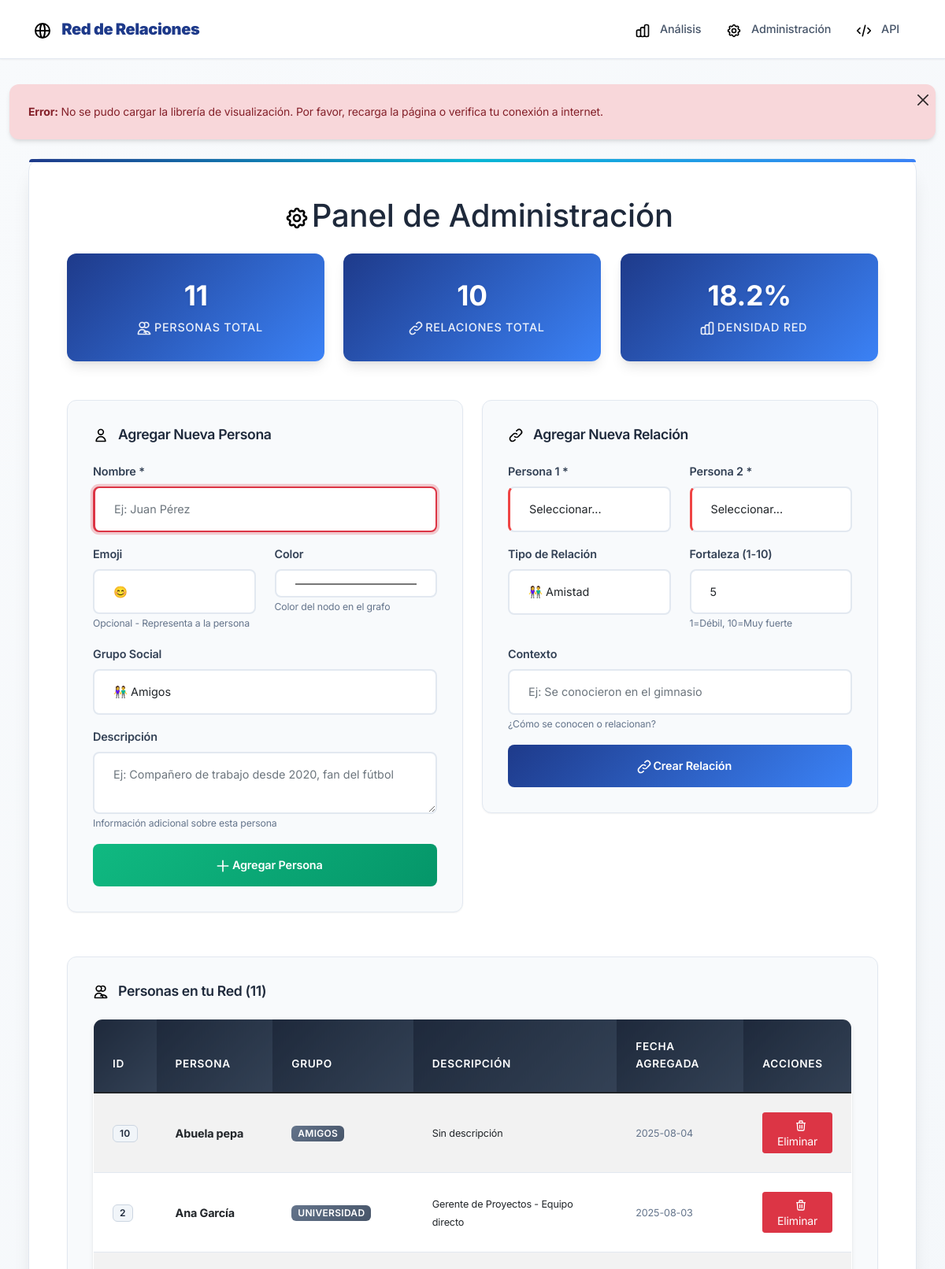
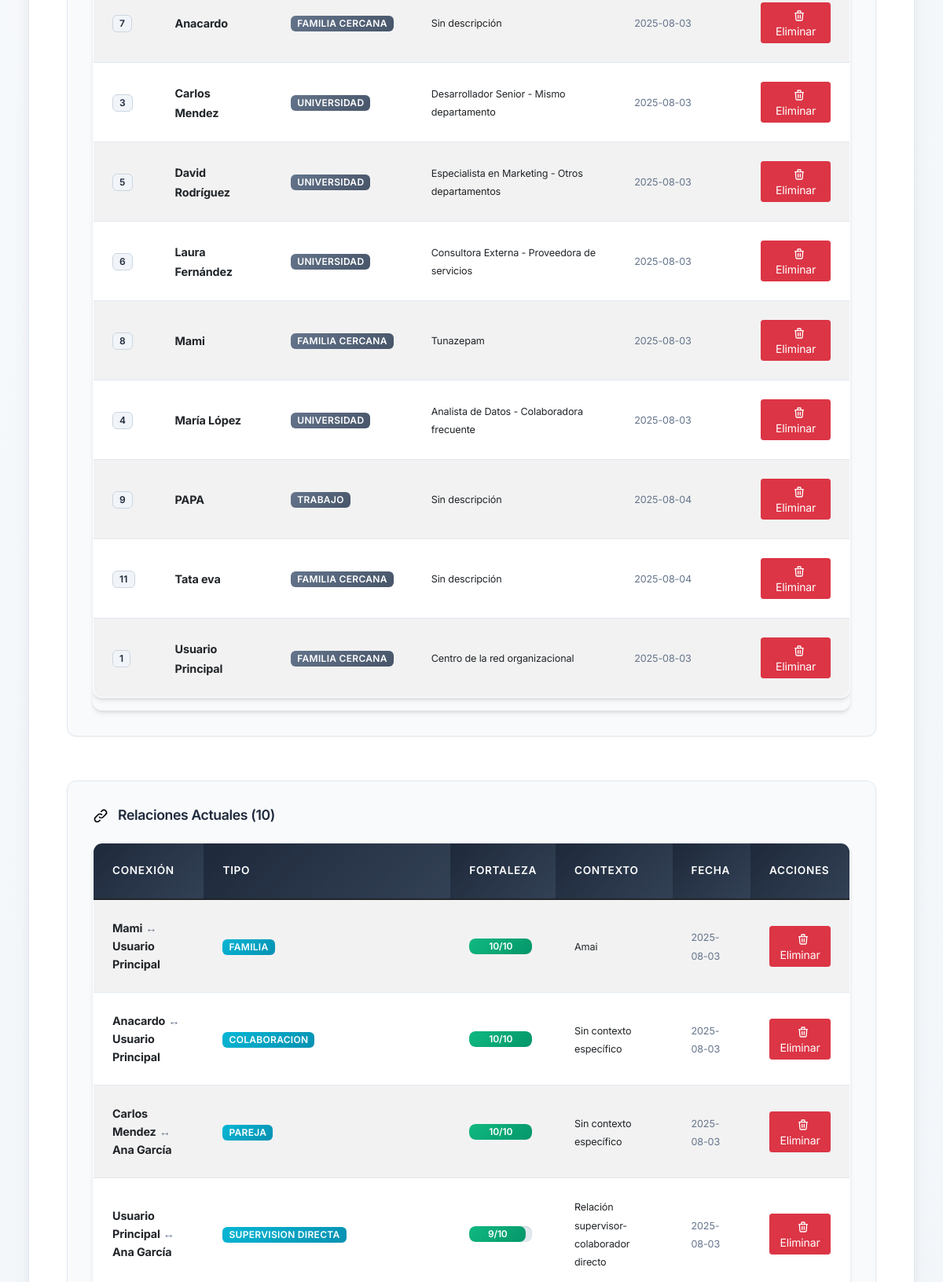
/admin (upper part), run on an earlier commit of the app's database (2 pictures, top to bottom).
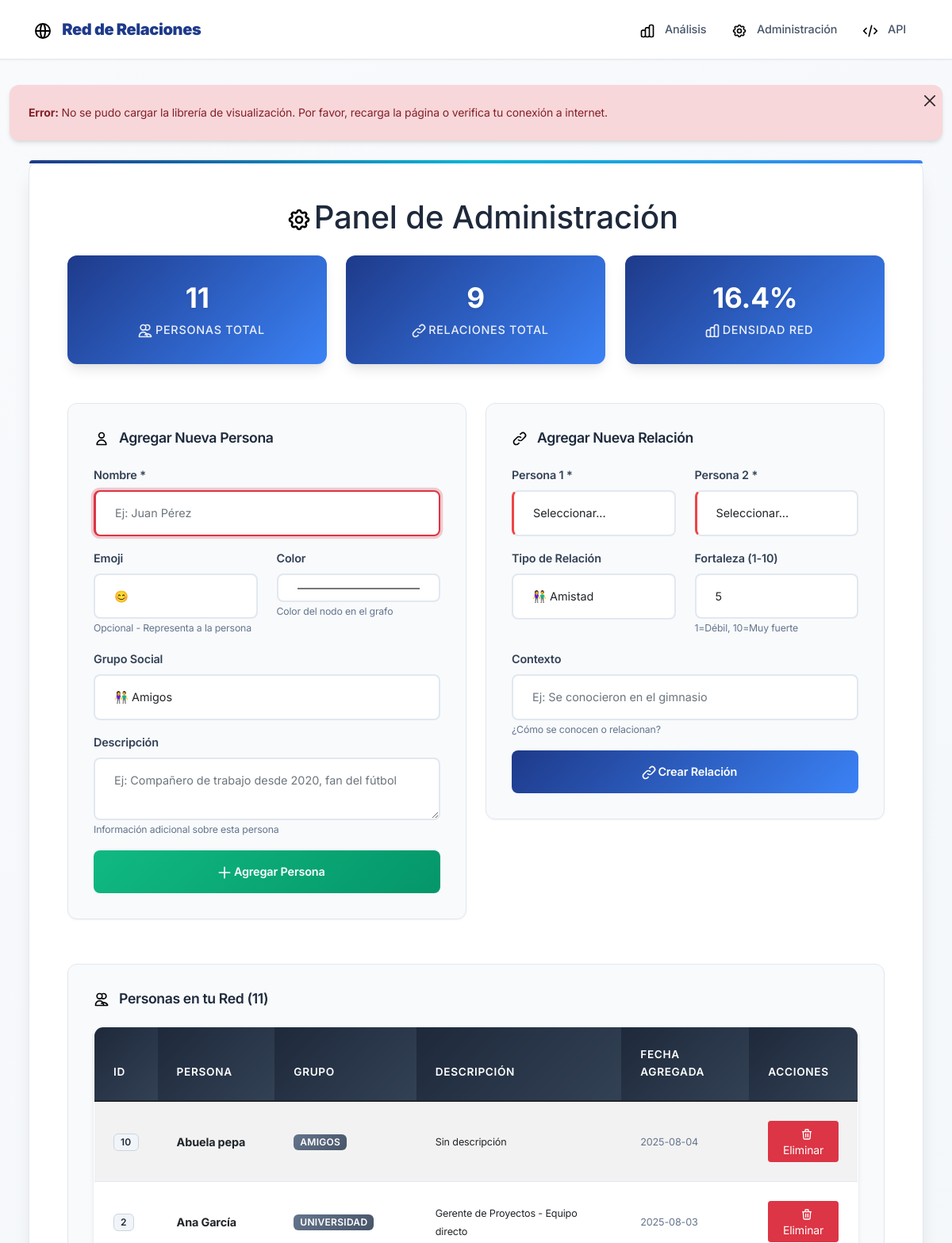
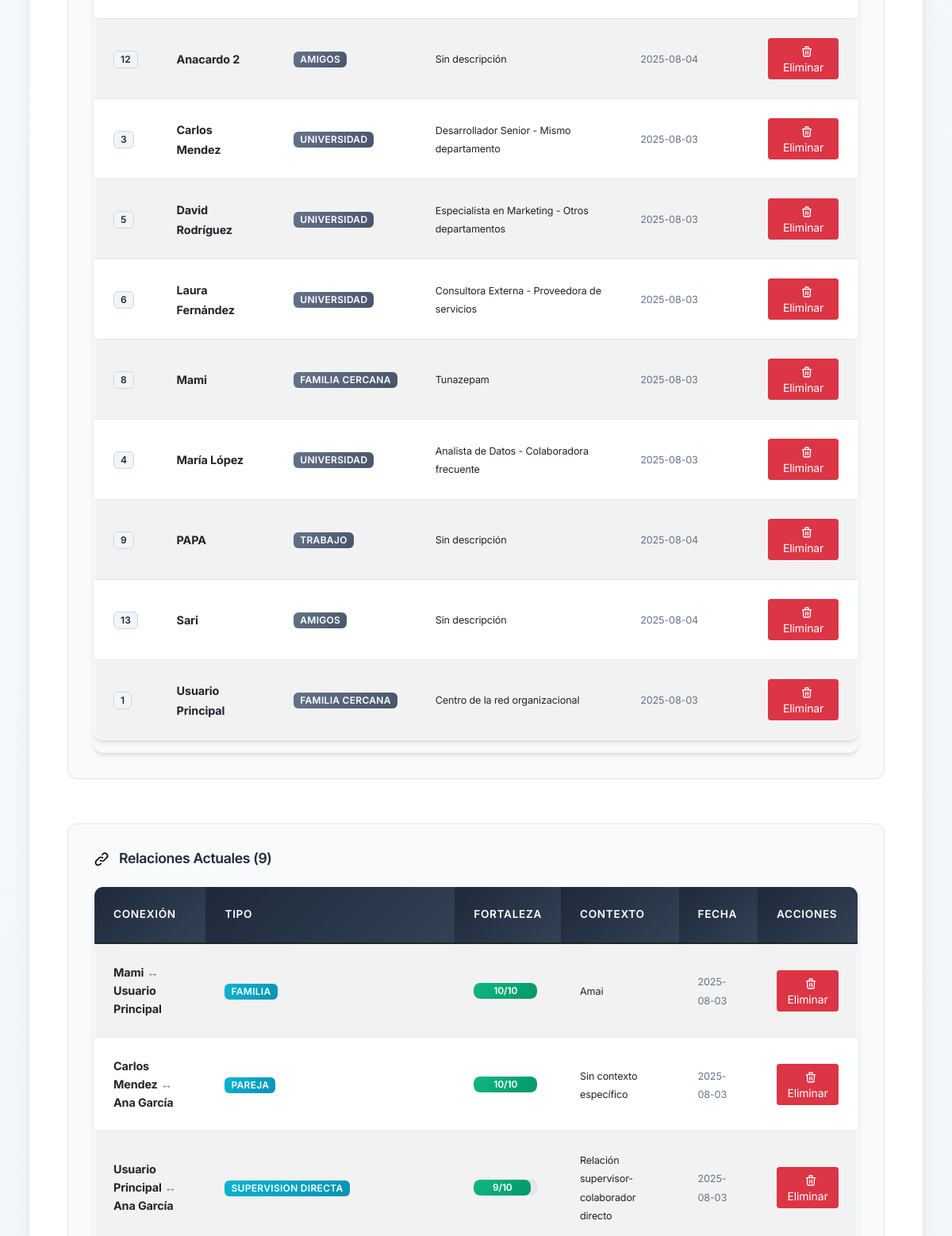
And on a later commit of the database (2 pictures, top to bottom).
### tables this page shows
CREATE TABLE personas (
            id INTEGER PRIMARY KEY AUTOINCREMENT,
            nombre TEXT NOT NULL UNIQUE,
            icono TEXT DEFAULT 'user',
            grupo TEXT DEFAULT 'contactos',
            color TEXT DEFAULT '#3b82f6',
            descripcion TEXT,
            fecha_creacion TIMESTAMP DEFAULT CURRENT_TIMESTAMP
        );

CREATE TABLE relaciones (
            id INTEGER PRIMARY KEY AUTOINCREMENT,
            persona1_id INTEGER,
            persona2_id INTEGER,
            tipo TEXT DEFAULT 'profesional',
            fortaleza INTEGER DEFAULT 5,
            contexto TEXT,
            fecha_creacion TIMESTAMP DEFAULT CURRENT_TIMESTAMP,
            FOREIGN KEY (persona1_id) REFERENCES personas (id),
            FOREIGN KEY (persona2_id) REFERENCES personas (id),
            UNIQUE(persona1_id, persona2_id)
        );

### mi_red_social/app.py (the view)
@app.route('/admin')
def admin():
    conn = get_db_connection()
    personas = conn.execute('SELECT * FROM personas ORDER BY nombre').fetchall()
    relaciones = conn.execute('''
        SELECT r.*, p1.nombre as persona1_nombre, p2.nombre as persona2_nombre
        FROM relaciones r
        JOIN personas p1 ON r.persona1_id = p1.id
        JOIN personas p2 ON r.persona2_id = p2.id
        ORDER BY r.fecha_creacion DESC
    ''').fetchall()
    conn.close()
    return render_template('admin.html', personas=personas, relaciones=relaciones)

### mi_red_social/app.py (called while the page is built)
def get_db_connection():
    conn = sqlite3.connect(DATABASE)
    conn.row_factory = sqlite3.Row
    return conn

### mi_red_social/templates/admin.html (shortened to what this page needs)
{% extends "base.html" %}
{% block content %}
<div class="main-container">
    <h1 class="text-center mb-4">
        <i class="icon icon-settings icon-xl"></i>
        Panel de Administración
    </h1>
    <div class="row mb-4">
        <div class="col-md-4">
            <div class="stats-card">
                <h3>{{ personas|length }}</h3>
                <p class="mb-0">
                    <i class="icon icon-users icon-white"></i>
                    Personas Total
                </p>
            </div>
        </div>
        <div class="col-md-4">
            <div class="stats-card">
                <h3>{{ relaciones|length }}</h3>
                <p class="mb-0">
                    <i class="icon icon-connections icon-white"></i>
                    Relaciones Total
                </p>
            </div>
        </div>
        <div class="col-md-4">
            <div class="stats-card">
                <h3>{{ ((relaciones|length / ((personas|length * (personas|length - 1)) / 2)) * 100)|round(1) if personas|length > 1 else 0 }}%</h3>
                <p class="mb-0">
                    <i class="icon icon-chart icon-white"></i>
                    Densidad Red
                </p>
            </div>
        </div>
    </div>
    <div class="row">
        <div class="col-md-6">
            <div class="admin-panel">
                <h4>
                    <i class="icon icon-user"></i>
                    Agregar Nueva Persona
                </h4>
                <form method="POST" action="{{ url_for('agregar_persona') }}">
                    <div class="mb-3">
                        <label class="form-label">Nombre *</label>
                        <input type="text" class="form-control" name="nombre" required placeholder="Ej: Juan Pérez">
                    </div>
                    <div class="row">
                        <div class="col-md-6">
                            <label class="form-label">Emoji</label>
                            <input type="text" class="form-control" name="emoji" placeholder="😊" maxlength="2">
                            <small class="text-muted">Opcional - Representa a la persona</small>
                        </div>
                        <div class="col-md-6">
                            <label class="form-label">Color</label>
                            <input type="color" class="form-control" name="color" value="#4ecdc4">
                            <small class="text-muted">Color del nodo en el grafo</small>
                        </div>
                    </div>
                    <div class="mb-3 mt-3">
                        <label class="form-label">Grupo Social</label>
                        <select class="form-control" name="grupo">
                            <option value="amigos">👫 Amigos</option>
                        </select>
                    </div>
                    <div class="mb-3">
                        <label class="form-label">Descripción</label>
                        <textarea class="form-control" name="descripcion" rows="2" placeholder="Ej: Compañero de trabajo desde 2020, fan del fútbol"></textarea>
                        <small class="text-muted">Información adicional sobre esta persona</small>
                    </div>
                    <button type="submit" class="btn btn-success btn-custom w-100">
                        <i class="icon icon-plus icon-white"></i>
                        Agregar Persona
                    </button>
                </form>
            </div>
        </div>
        <div class="col-md-6">
            <div class="admin-panel">
                <h4>
                    <i class="icon icon-link"></i>
                    Agregar Nueva Relación
                </h4>
                <form method="POST" action="{{ url_for('agregar_relacion') }}">
                    <div class="row">
                        <div class="col-md-6">
                            <label class="form-label">Persona 1 *</label>
                            <select class="form-control" name="persona1_id" required>
                                <option value="">Seleccionar...</option>
                            </select>
                        </div>
                        <div class="col-md-6">
                            <label class="form-label">Persona 2 *</label>
                            <select class="form-control" name="persona2_id" required>
                                <option value="">Seleccionar...</option>
                            </select>
                        </div>
                    </div>
                    <div class="row mt-3">
                        <div class="col-md-6">
                            <label class="form-label">Tipo de Relación</label>
                            <select class="form-control" name="tipo">
                                <option value="amistad">👫 Amistad</option>
                            </select>
                        </div>
                        <div class="col-md-6">
                            <label class="form-label">Fortaleza (1-10)</label>
                            <input type="number" class="form-control" name="fortaleza" min="1" max="10" value="5">
                            <small class="text-muted">1=Débil, 10=Muy fuerte</small>
                        </div>
                    </div>
                    <div class="mb-3 mt-3">
                        <label class="form-label">Contexto</label>
                        <input type="text" class="form-control" name="contexto" placeholder="Ej: Se conocieron en el gimnasio">
                        <small class="text-muted">¿Cómo se conocen o relacionan?</small>
                    </div>
                    <button type="submit" class="btn btn-primary btn-custom w-100">
                        <i class="icon icon-link icon-white"></i>
                        Crear Relación
                    </button>
                </form>
            </div>
        </div>
    </div>
    <div class="row mt-4">
        <div class="col-12">
            <div class="admin-panel">
                <h4>
                    <i class="icon icon-users"></i>
                    Personas en tu Red ({{ personas|length }})
                </h4>
                <div class="table-responsive">
                    <table class="table table-striped table-hover">
                        <thead class="table-dark">
                            <tr>
                                <th>ID</th>
                                <th>Persona</th>
                                <th>Grupo</th>
                                <th>Descripción</th>
                                <th>Fecha Agregada</th>
                                <th>Acciones</th>
                            </tr>
                        </thead>
                        <tbody>
                            {% for persona in personas %}
                            <tr>
                                <td><span class="badge bg-light text-dark">{{ persona.id }}</span></td>
                                <td>
                                    <strong>{{ persona.nombre }}</strong>
                                </td>
                                <td>
                                    <span class="badge bg-secondary">{{ persona.grupo.replace('_', ' ').title() }}</span>
                                </td>
                                <td>
                                    <small>{{ persona.descripcion or 'Sin descripción' }}</small>
                                </td>
                                <td>
                                    <small class="text-muted">{{ persona.fecha_creacion[:10] if persona.fecha_creacion else 'N/A' }}</small>
                                </td>
                                <td>
                                    {% if persona.nombre != 'Tú' %}
                                    <a href="{{ url_for('eliminar_persona', persona_id=persona.id) }}"
                                       class="btn btn-sm btn-danger"
                                       onclick="return confirm('¿Estás seguro de eliminar a {{ persona.nombre }}? Se eliminarán también todas sus relaciones.')">
                                       <i class="icon icon-trash icon-white icon-sm"></i>
                                       Eliminar
                                    </a>
                                    {% else %}
                                    <span class="badge bg-warning text-dark">
                                        <i class="icon icon-crown icon-sm"></i>
                                        Centro de la Red
                                    </span>
                                    {% endif %}
                                </td>
                            </tr>
                            {% endfor %}
                        </tbody>
                    </table>
                </div>
            </div>
        </div>
    </div>
    <div class="row mt-4">
        <div class="col-12">
            <div class="admin-panel">
                <h4>
                    <i class="icon icon-connections"></i>
                    Relaciones Actuales ({{ relaciones|length }})
                </h4>
                <div class="table-responsive">
                    <table class="table table-striped table-hover">
                        <thead class="table-dark">
                            <tr>
                                <th>Conexión</th>
                                <th>Tipo</th>
                                <th>Fortaleza</th>
                                <th>Contexto</th>
                                <th>Fecha</th>
                                <th>Acciones</th>
                            </tr>
                        </thead>
                        <tbody>
                            {% for relacion in relaciones %}
                            <tr>
                                <td>
                                    <strong>{{ relacion.persona1_nombre }}</strong>
                                    <span class="text-muted">↔</span>
                                    <strong>{{ relacion.persona2_nombre }}</strong>
                                </td>
                                <td>
                                    <span class="badge bg-info">{{ relacion.tipo.replace('_', ' ').title() }}</span>
                                </td>
                                <td>
                                    <div class="progress" style="height: 20px; width: 80px;">
                                        <div class="progress-bar{% if relacion.fortaleza >= 8 %} bg-success{% elif relacion.fortaleza >= 6 %} bg-warning{% elif relacion.fortaleza >= 4 %} bg-info{% else %} bg-secondary{% endif %}" style="width: {{ relacion.fortaleza * 10 }}%;">
                                            {{ relacion.fortaleza }}/10
                                        </div>
                                    </div>
                                </td>
                                <td>
                                    <small>{{ relacion.contexto or 'Sin contexto específico' }}</small>
                                </td>
                                <td>
                                    <small class="text-muted">{{ relacion.fecha_creacion[:10] if relacion.fecha_creacion else 'N/A' }}</small>
                                </td>
                                <td>
                                    <a href="{{ url_for('eliminar_relacion', relacion_id=relacion.id) }}"
                                       class="btn btn-sm btn-danger"
                                       onclick="return confirm('¿Eliminar la relación entre {{ relacion.persona1_nombre }} y {{ relacion.persona2_nombre }}?')">
                                       <i class="icon icon-trash icon-white icon-sm"></i>
                                       Eliminar
                                    </a>
                                </td>
                            </tr>
                            {% endfor %}
                        </tbody>
                    </table>
                </div>
            </div>
        </div>
    </div>
</div>
{% endblock %}

### mi_red_social/templates/base.html (shortened to what this page needs)
<!DOCTYPE html>
<html lang="es">
<head>
    <link href="https://cdn.jsdelivr.net/npm/bootstrap@5.1.3/dist/css/bootstrap.min.css" rel="stylesheet">
    <link rel="stylesheet" type="text/css" href="https://unpkg.com/vis-network/standalone/umd/vis-network.min.css" />
    <link rel="stylesheet" type="text/css" href="{{ url_for('static', filename='css/base.css') }}">
    <link rel="stylesheet" type="text/css" href="{{ url_for('static', filename='css/index.css') }}">
    <link rel="stylesheet" type="text/css" href="{{ url_for('static', filename='css/group-controls.css') }}">
    <link rel="stylesheet" type="text/css" href="{{ url_for('static', filename='css/accessibility.css') }}">
</head>
<body>
    <nav class="navbar navbar-expand-lg navbar-light navbar-custom" role="navigation" aria-label="Navegación principal">
        <div class="container">
            <a class="navbar-brand" href="{{ url_for('index') }}" aria-label="Ir a la página principal">
                <i class="icon icon-network icon-lg" aria-hidden="true"></i>
                <strong>Red de Relaciones</strong>
            </a>
            <div class="navbar-nav ms-auto">
                <a class="nav-link" href="{{ url_for('index') }}" aria-label="Ir al análisis de red">
                    <i class="icon icon-chart" aria-hidden="true"></i>
                    Análisis
                </a>
                <a class="nav-link" href="{{ url_for('admin') }}" aria-label="Ir a la administración">
                    <i class="icon icon-settings" aria-hidden="true"></i>
                    Administración
                </a>
                <a class="nav-link" href="/api/grafo" target="_blank" aria-label="Abrir API en nueva ventana">
                    <i class="icon icon-code" aria-hidden="true"></i>
                    API
                </a>
            </div>
        </div>
    </nav>
    <div class="container-fluid">
        <main id="main-content" tabindex="-1">
            {% block content %}{% endblock %}
        </main>
    </div>
</body>
</html>

### mi_red_social/static/css/index.css (style rules this page uses)
html, body { overflow-x: hidden !important; max-width: 100vw !important; box-sizing: border-box !important; }
*, *::before, *::after { box-sizing: border-box !important; }
body { width: 100% !important; margin: 0 !important; padding: 0 !important; }

### mi_red_social/static/css/accessibility.css (style rules this page uses)
.icon { aria-hidden: true; }
.text-muted { color: #64748b !important; }
.badge.bg-light { color: #1e293b !important; background-color: #f1f5f9 !important; }
.form-control:required { border-left: 3px solid #ef4444; }
.table th { font-weight: 600; }
.table-responsive { overflow-x: auto; -webkit-overflow-scrolling: touch; }

What changed in the data, as far as the page shows it:
removed personas: id "7", nombre "Anacardo", grupo.replace "FAMILIA CERCANA", descripcion "Sin descripción", fecha_creacion "2025-08-03"
removed personas: id "11", nombre "Tata eva", grupo.replace "FAMILIA CERCANA", descripcion "Sin descripción", fecha_creacion "2025-08-04"
removed relaciones: persona1_nombre "Anacardo", persona2_nombre "Usuario Principal", tipo.replace "COLABORACION", fortaleza "10", contexto "Sin contexto específico", fecha_creacion "2025-08-03"
added personas: id "12", nombre "Anacardo 2", grupo.replace "AMIGOS", descripcion "Sin descripción", fecha_creacion "2025-08-04"
added personas: id "13", nombre "Sari", grupo.replace "AMIGOS", descripcion "Sin descripción", fecha_creacion "2025-08-04"
Also different on the page:
{{ relaciones|length }}: "10" → "9"
text no longer shown: "18.2"
text now shown: "16.4"
